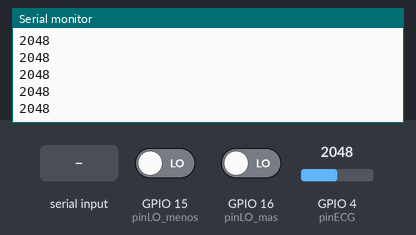
Bench run of a sketch on a simulated ESP32. Shown: the last lines printed to the serial monitor. The test bench sets the inputs (shaded band); at power-on: GPIO 15 (pinLO_menos) LOW, GPIO 4 (pinECG) = 2048, GPIO 16 (pinLO_mas) LOW.

Above: at 1.2 s.
1.3 s: GPIO 15 (pinLO_menos) driven HIGH
At 2.2 s:
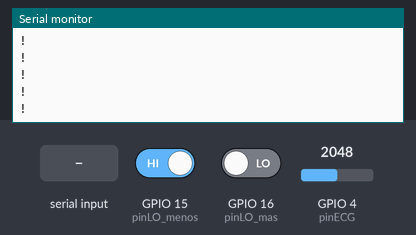
3.2 s: "P" received over Serial
At 4.4 s:
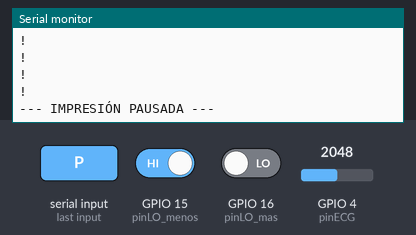
4.7 s: "C" received over Serial
At 5.6 s:
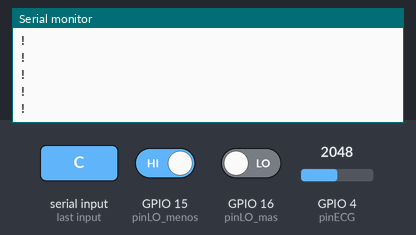
Timing chart, 0 to 7.7 s (numbered marks = the images above; inputs shaded):
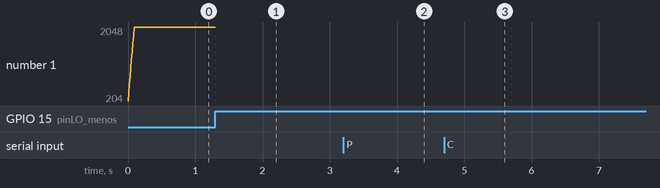

Measured:
- after the input at 1.3 s, the serial monitor: prints a new line at once (image 1)
- after the input at 3.2 s, the serial monitor: prints a new line at once (image 2)
- after the input at 4.7 s, the serial monitor: prints a new line at once (image 3)

The sketch:

Prueba2_ECG_ESP32S3.ino
```cpp
/*Se cargó el código a un ESP32S NodeMCU (ESP-WROOM-32) con la sgte conexión:
  Herramientas → Placa → ESP32 Arduino → ESP32 Dev Module

Posible Driver USB-Serie faltante (CP2102)
En ese caso, utilizar la sgte página:
https://www.silabs.com/software-and-tools/usb-to-uart-bridge-vcp-drivers?tab=downloads
*/

// Definición de los pines según tu esquema
const int pinLO_mas = 16;    // Pin conectado a LO+
const int pinLO_menos = 15;  // Pin conectado a LO-
const int pinECG = 4;       // Pin VP (Sensor OUTPUT)

bool continuar = true;  // OPCIONAL: Controla si se imprimen los datos o no

// Configuración del filtro para suavizar la curva
const int TAMANO_FILTRO = 10;
int lecturas[TAMANO_FILTRO];
int indiceLectura = 0;
long totalSuma = 0;

void setup() {
  // Iniciar la comunicación con la computadora a 115200 baudios
  Serial.begin(115200);
  analogSetAttenuation(ADC_11db);  // Rango completo de 0V a 3.3V

  // Configurar los pines de detección de electrodos como entradas
  pinMode(pinLO_mas, INPUT);
  pinMode(pinLO_menos, INPUT);

  // Inicializar el filtro en 0
  for (int i = 0; i < TAMANO_FILTRO; i++) lecturas[i] = 0;
}

void loop() {
  //OPCIONAL: Config. extra para parar a seguir trasmisión con order de Monitor Serial
  // 1. Revisar si el usuario envió algo por el Monitor Serial
  if (Serial.available() > 0) {
    char comando = Serial.read();  // Leer el carácter enviado

    if (comando == 'P' || comando == 'p') {
      continuar = false;
      Serial.println("\n--- IMPRESIÓN PAUSADA ---");
    } else if (comando == 'C' || comando == 'c') {
      continuar = true;
      Serial.println("\n--- IMPRESIÓN REANUDADA ---");
    }
  }
  // 2. Imprimir datos solo si la variable 'continuar' es verdadera
  if (continuar) {

    // Verificar si algún electrodo está desconectado
    if ((digitalRead(pinLO_mas) == 1) || (digitalRead(pinLO_menos) == 1)) {
      // Si están desconectados, enviamos un valor constante (línea plana)
      Serial.println("!");
    } else {
      // Si están bien conectados, leemos y enviamos la señal analógica del corazón
      //int valorECG = analogRead(pinECG);
      //Serial.println(valorECG);

      // ---- FILTRO PROMEDIO MÓVIL ----
      totalSuma = totalSuma - lecturas[indiceLectura];
      lecturas[indiceLectura] = analogRead(pinECG);
      totalSuma = totalSuma + lecturas[indiceLectura];
      indiceLectura = (indiceLectura + 1) % TAMANO_FILTRO;

      int senalSuave = totalSuma / TAMANO_FILTRO;
      // --------------------------------

      Serial.println(senalSuave);
    }
  }
  // Pequeña pausa de 10 milisegundos para estabilizar la lectura
  delay(10);
}
```
